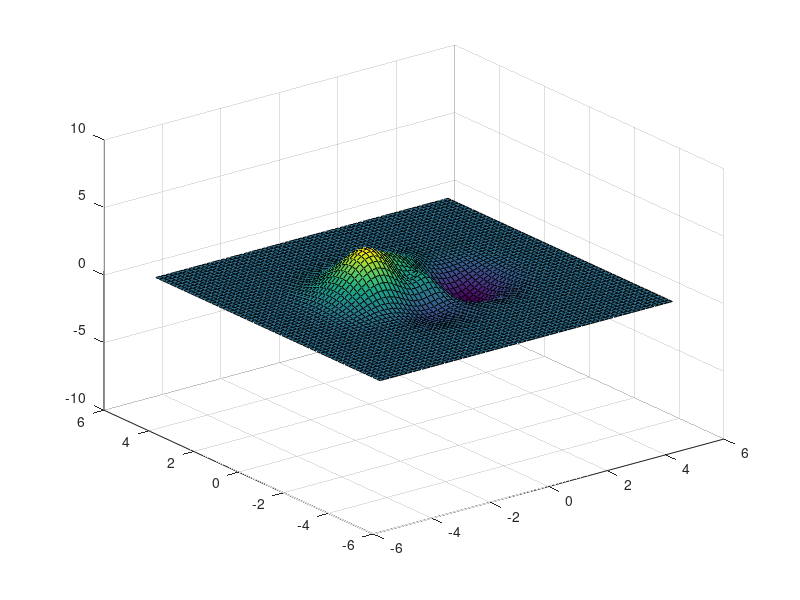

MATLAB code to generate this figure:
clear all;
close all;
clc;

% Initializing variables
n = 64;        % length of grid
k = 100;        % number of steps to reach max time
L = 10;         % used for calculating grid interval
T = 5;          % maximum time 
dt = T/k;       % time step
dx = L/n;       % grid step size
dy = dx;

% Initialize peaks as scalar field
[X, Y] = meshgrid(-L/2:dx:L/2, -L/2:dy:L/2);
Z = peaks(X, Y);
figure(1);
surf(Z);

% Backtrack coordinates
nX = X;
nY = Y;

% Update equations
uX = Y * dt;
uY = (-X) * dt;

% Energy of scalar field
E = sum(sum(Z));

nZ = Z;

% Time dependent loop
for t = 1:k
    nX = X - uX;
    nY = Y - uY;
    
    %interpolate
    nZ = interp2(X, Y, nZ, nX(:), nY(:), 'linear', 0);
    nZ = reshape(nZ, [n + 1, n + 1]);
    figure(1);
    surf(X, Y, nZ);
    zlim([-10, 10]);
    pause(0.05)
    
    % check for energy conservation
    nE = sum(sum(nZ));
    %if nE ~= E
        %disp('energy not conserved');
        %break;
    %end
end
